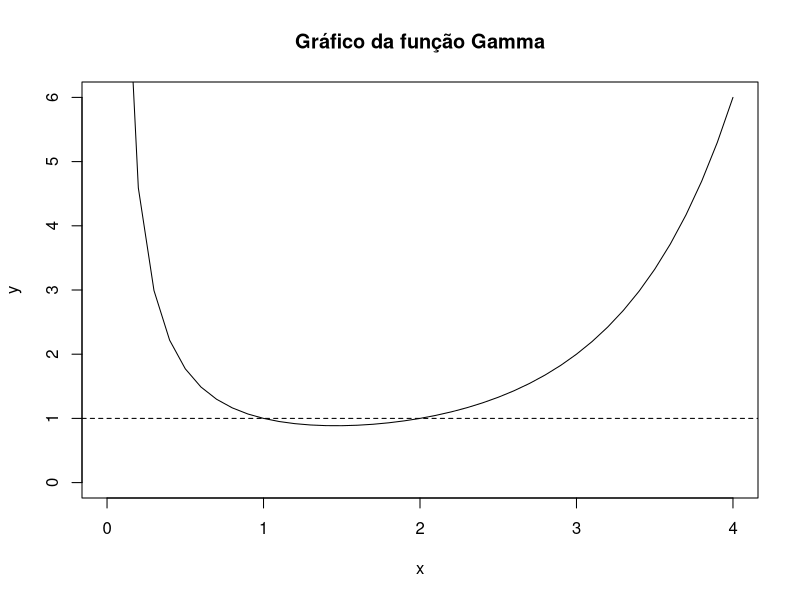
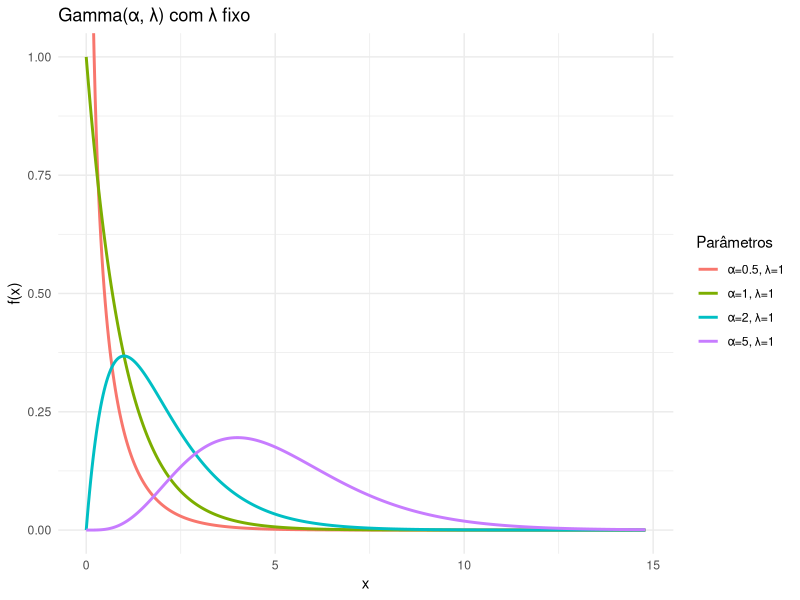
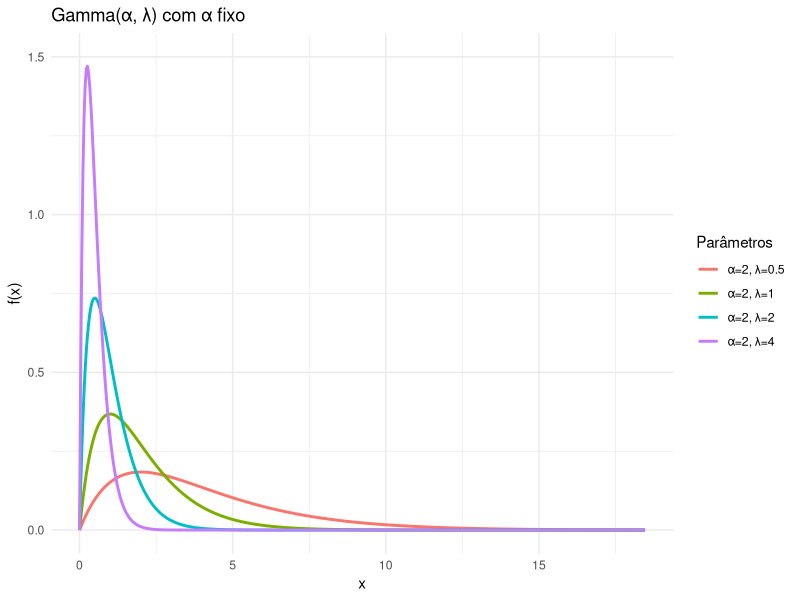
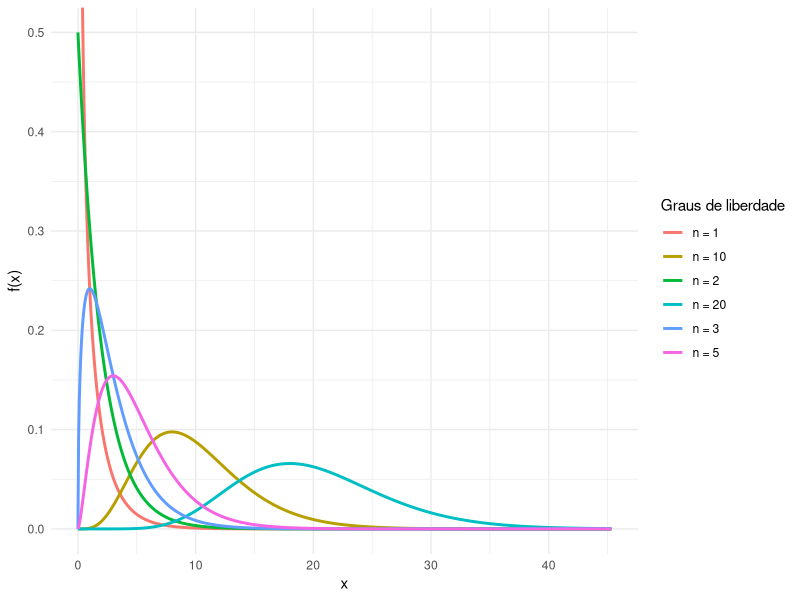
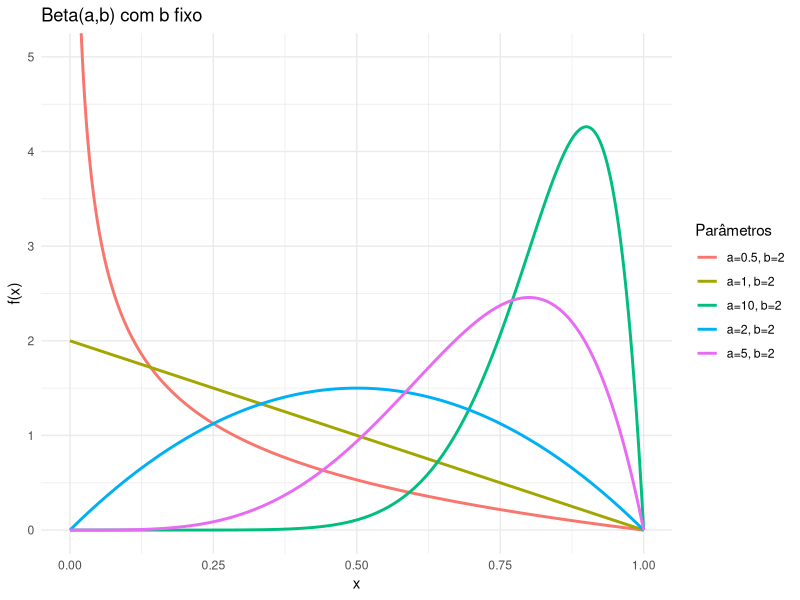
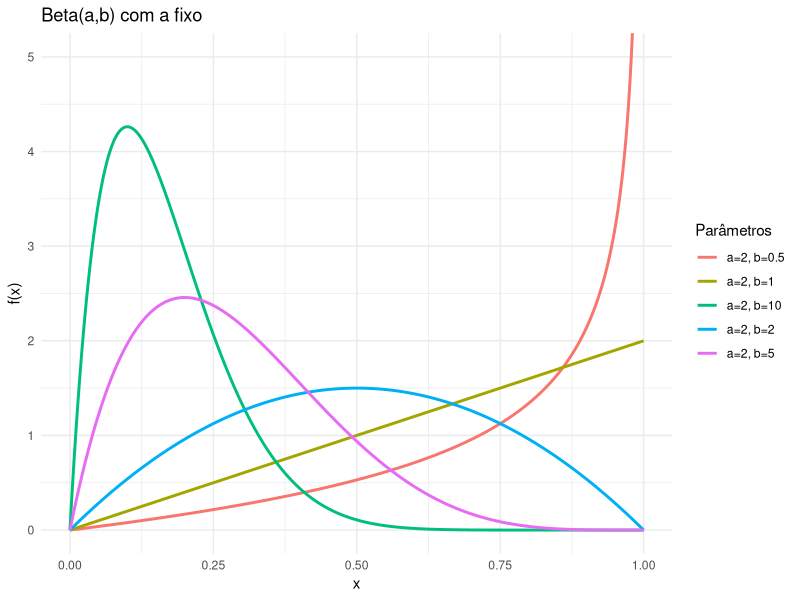
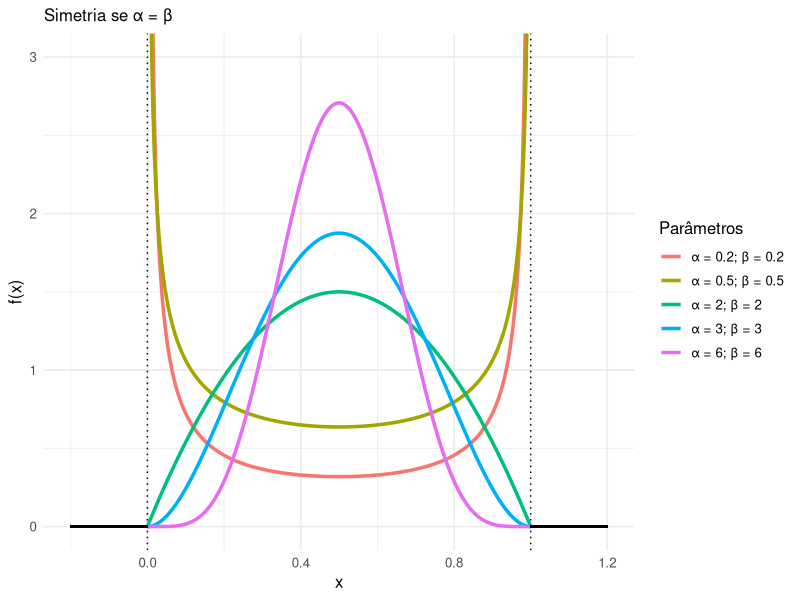
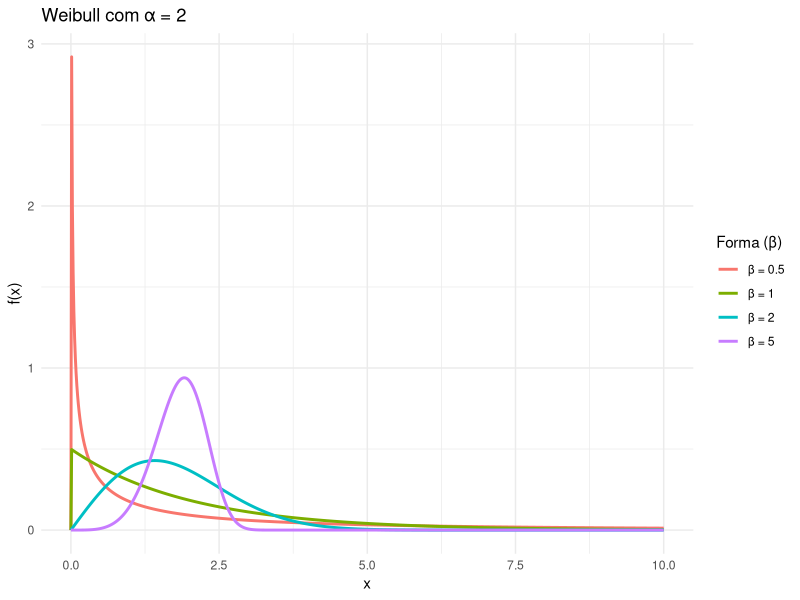

These charts were generated, in order, by the following R code:
## ---- chunk 1
x <- seq(0,4,by=0.1)
y <- gamma(x)

plot(x,y,type = "l", ylim = c(0,6), main = "Gráfico da função Gamma")
abline(h=1,lty=2)

dados=data.frame(x=x,y=y)
## ---- chunk 2
#| label: fig-gamma-formas
#| fig-cap: "Distribuição Gama — variação do shape (α) com λ fixo."
#| warning: false
#| message: false

library(ggplot2)

# 1) Varia α, mantém λ fixo
alphas <- c(0.5, 1, 2, 5)
lambda_fixed <- 1

x1 <- seq(0, qgamma(0.999, shape = max(alphas), rate = lambda_fixed), length.out = 500)
df1 <- do.call(rbind, lapply(alphas, function(a) {
  data.frame(
    x = x1,
    dens = dgamma(x1, shape = a, rate = lambda_fixed),
    curva = paste0("α=", a, ", λ=", lambda_fixed)
  )
}))

ggplot(df1, aes(x, dens, color = curva)) +
  geom_line(linewidth = 1) +
  labs(x = "x", y = "f(x)", color = "Parâmetros",
       title = "Gamma(α, λ) com λ fixo") +
  coord_cartesian(ylim = c(0, 1)) +
  theme_minimal()

## ---- chunk 3
#| label: fig-gamma-taxas
#| fig-cap: "Distribuição Gama — variação da taxa (λ) com α fixo."
#| warning: false
#| message: false

# 2) Varia λ, mantém α fixo
lambdas <- c(0.5, 1, 2, 4)
alpha_fixed <- 2

x2 <- seq(0, qgamma(0.999, shape = alpha_fixed, rate = min(lambdas)), length.out = 500)
df2 <- do.call(rbind, lapply(lambdas, function(lmb) {
  data.frame(
    x = x2,
    dens = dgamma(x2, shape = alpha_fixed, rate = lmb),
    curva = paste0("α=", alpha_fixed, ", λ=", lmb)
  )
}))

ggplot(df2, aes(x, dens, color = curva)) +
  geom_line(linewidth = 1) +
  labs(x = "x", y = "f(x)", color = "Parâmetros",
       title = "Gamma(α, λ) com α fixo") +
  coord_cartesian(ylim = c(0, 1.5)) +
  theme_minimal()


## ---- chunk 4
#| label: fig-chisq-multicurves
#| fig-cap: "Densidades qui-quadrado para vários graus de liberdade n."
#| warning: false
#| message: false

library(ggplot2)

# densidade na parametrização do enunciado
dchisq_param <- function(x, n) {
  ifelse(
    x < 0, 0,
    (1 / (2^(n/2) * gamma(n/2))) * exp(-x/2) * x^(n/2 - 1)
  )
}

ns <- c(1, 2, 3, 5, 10, 20)  # graus de liberdade a comparar
xmax <- qchisq(0.999, df = max(ns))  # limite x adequado
x <- seq(0, xmax, length.out = 800)

df_plot <- do.call(rbind, lapply(ns, function(n) {
  data.frame(
    x = x,
    dens = dchisq_param(x, n),
    curva = paste0("n = ", n)
  )
}))

ggplot(df_plot, aes(x, dens, color = curva)) +
  geom_line(linewidth = 1) +
  labs(x = "x", y = "f(x)", color = "Graus de liberdade") +
  coord_cartesian(ylim = c(0, 0.5)) +
  theme_minimal()

## ---- chunk 5
#| label: fig-beta-varia-a
#| fig-cap: "Distribuição Beta — variação de a (shape1) com b fixo."
#| warning: false
#| message: false

library(ggplot2)

# 1) Varia a (shape1), mantém b (shape2) fixo
a_vals <- c(0.5, 1, 2, 5, 10)
b_fixed <- 2

x1 <- seq(0, 1, length.out = 800)
df1 <- do.call(rbind, lapply(a_vals, function(a) {
  data.frame(
    x = x1,
    dens = dbeta(x1, shape1 = a, shape2 = b_fixed),
    curva = paste0("a=", a, ", b=", b_fixed)
  )
}))

ggplot(df1, aes(x, dens, color = curva)) +
  geom_line(linewidth = 1) +
  labs(x = "x", y = "f(x)", color = "Parâmetros",
       title = "Beta(a,b) com b fixo") +
  coord_cartesian(ylim = c(0, 5)) +
  theme_minimal()

## ---- chunk 6
#| label: fig-beta-varia-b
#| fig-cap: "Distribuição Beta — variação de b (shape2) com a fixo."
#| warning: false
#| message: false

# 2) Varia b (shape2), mantém a (shape1) fixo
b_vals <- c(0.5, 1, 2, 5, 10)
a_fixed <- 2

x2 <- seq(0, 1, length.out = 800)
df2 <- do.call(rbind, lapply(b_vals, function(b) {
  data.frame(
    x = x2,
    dens = dbeta(x2, shape1 = a_fixed, shape2 = b),
    curva = paste0("a=", a_fixed, ", b=", b)
  )
}))

ggplot(df2, aes(x, dens, color = curva)) +
  geom_line(linewidth = 1) +
  labs(x = "x", y = "f(x)", color = "Parâmetros",
       title = "Beta(a,b) com a fixo") +
  coord_cartesian(ylim = c(0, 5)) +
  theme_minimal()

## ---- chunk 7
#| label: fig-beta-simetria
#| fig-cap: "Distribuição Beta — simetria quando α = β."
#| warning: false
#| message: false

library(ggplot2)

# valores (simétricos): α = β
ab_vals <- c(0.2, 0.5, 2, 3, 6)

# grade no suporte (0,1)
x <- seq(0, 1, length.out = 1200)

# monta data frame com as curvas
df <- do.call(rbind, lapply(ab_vals, function(a){
  data.frame(
    x = x,
    dens = dbeta(x, shape1 = a, shape2 = a),
    curva = paste0("α = ", a, "; β = ", a)
  )
}))

ggplot(df, aes(x, dens, color = curva)) +
  geom_line(linewidth = 1.2) +
  # segmentos fora do suporte (densidade zero)
  geom_segment(aes(x = -0.2, xend = 0, y = 0, yend = 0),
               inherit.aes = FALSE, linewidth = 0.6) +
  geom_segment(aes(x = 1, xend = 1.2, y = 0, yend = 0),
               inherit.aes = FALSE, linewidth = 0.6) +
  # bordas do suporte
  geom_vline(xintercept = 0, linetype = 3, linewidth = 0.5) +
  geom_vline(xintercept = 1, linetype = 3, linewidth = 0.5) +
  coord_cartesian(xlim = c(-0.2, 1.2)) +
  coord_cartesian(ylim = c(0, 3)) +
  labs(x = "x", y = "f(x)", color = "Parâmetros",
       subtitle = "Simetria se α = β") +
  theme_minimal(base_size = 12) +
  theme(legend.position = "right")

## ---- chunk 8
#| label: fig-weibull-var
#| fig-cap: "Distribuição Weibull — variação de β (forma) com α fixo."
#| warning: false
#| message: false

library(ggplot2)

# densidade Weibull 2-parâmetros com nu=0
dweibull_ab <- function(x, alpha, beta){
  ifelse(
    x <= 0, 0,
    (beta/alpha)*(x/alpha)^(beta-1)*exp(-(x/alpha)^beta)
  )
}

alpha_fixed <- 2      # escala fixa
betas <- c(0.5, 1, 2, 5) # diferentes formas

x <- seq(0, 10, length.out = 800)

df <- do.call(rbind, lapply(betas, function(b){
  data.frame(
    x = x,
    dens = dweibull_ab(x, alpha = alpha_fixed, beta = b),
    curva = paste0("β = ", b)
  )
}))

ggplot(df, aes(x, dens, color = curva)) +
  geom_line(linewidth = 1) +
  labs(x = "x", y = "f(x)", color = "Forma (β)",
       title = paste0("Weibull com α = ", alpha_fixed)) +
  theme_minimal()


## ---- chunk 9
#| label: fig-weibull-var-alpha
#| fig-cap: "Distribuição Weibull — variação de α (escala) com β fixo."
#| warning: false
#| message: false

library(ggplot2)

# densidade Weibull 2-parâmetros com nu=0
dweibull_ab <- function(x, alpha, beta){
  ifelse(
    x <= 0, 0,
    (beta/alpha)*(x/alpha)^(beta-1)*exp(-(x/alpha)^beta)
  )
}

beta_fixed <- 2           # forma fixa
alphas <- c(0.5, 1, 2, 4) # diferentes escalas

x <- seq(0, 12, length.out = 800)

df2 <- do.call(rbind, lapply(alphas, function(a){
  data.frame(
    x = x,
    dens = dweibull_ab(x, alpha = a, beta = beta_fixed),
    curva = paste0("α = ", a)
  )
}))

ggplot(df2, aes(x, dens, color = curva)) +
  geom_line(linewidth = 1) +
  labs(x = "x", y = "f(x)", color = "Escala (α)",
       title = paste0("Weibull com β = ", beta_fixed)) +
  theme_minimal()

## ---- chunk 10
#| label: fig-lognormal-mu
#| fig-cap: "Distribuição Lognormal — variação de μ (com σ fixo)"
#| warning: false
#| message: false

library(ggplot2)

mus <- c(-1, 0, 1, 2)
sigma_fixed <- 0.5

x <- seq(0.001, 10, length.out = 800)

df1 <- do.call(rbind, lapply(mus, function(mu){
  data.frame(
    x = x,
    dens = dlnorm(x, meanlog = mu, sdlog = sigma_fixed),
    curva = paste0("μ = ", mu)
  )
}))

ggplot(df1, aes(x, dens, color = curva)) +
  geom_line(linewidth = 1) +
  labs(x = "x", y = "f(x)", color = "Parâmetros",
       title = paste0("Lognormal (σ = ", sigma_fixed, ")")) +
  theme_minimal()
## ---- chunk 11
#| label: fig-lognormal-sigma
#| fig-cap: "Distribuição Lognormal — variação de σ (com μ fixo)"
#| warning: false
#| message: false

mus_fixed <- 0
sigmas <- c(0.25, 0.5, 1, 1.5)

x <- seq(0.001, 10, length.out = 800)

df2 <- do.call(rbind, lapply(sigmas, function(s){
  data.frame(
    x = x,
    dens = dlnorm(x, meanlog = mus_fixed, sdlog = s),
    curva = paste0("σ = ", s)
  )
}))

ggplot(df2, aes(x, dens, color = curva)) +
  geom_line(linewidth = 1) +
  labs(x = "x", y = "f(x)", color = "Parâmetros",
       title = paste0("Lognormal (μ = ", mus_fixed, ")")) +
  theme_minimal()

## ---- chunk 12
#| label: fig-lnorm-cdf-mu
#| fig-cap: "Distribuição Lognormal — FDC variando μ (σ fixo)"
#| warning: false
#| message: false

library(ggplot2)

mus <- c(-1, 0, 1, 2)
sigma_fixed <- 0.5

x <- seq(0.001, 10, length.out = 800)

df1 <- do.call(rbind, lapply(mus, function(mu){
  data.frame(
    x = x,
    cdf = plnorm(x, meanlog = mu, sdlog = sigma_fixed),
    curva = paste0("μ = ", mu)
  )
}))

ggplot(df1, aes(x, cdf, color = curva)) +
  geom_line(linewidth = 1) +
  labs(x = "x", y = "F(x)", color = "Parâmetros",
       title = paste0("Lognormal CDF — σ = ", sigma_fixed)) +
  theme_minimal()

## ---- chunk 13
#| label: fig-lnorm-cdf-sigma
#| fig-cap: "Distribuição Lognormal — FDC variando σ (μ fixo)"
#| warning: false
#| message: false

mu_fixed <- 0
sigmas <- c(0.25, 0.5, 1, 1.5)

x <- seq(0.001, 10, length.out = 800)

df2 <- do.call(rbind, lapply(sigmas, function(s){
  data.frame(
    x = x,
    cdf = plnorm(x, meanlog = mu_fixed, sdlog = s),
    curva = paste0("σ = ", s)
  )
}))

ggplot(df2, aes(x, cdf, color = curva)) +
  geom_line(linewidth = 1) +
  labs(x = "x", y = "F(x)", color = "Parâmetros",
       title = paste0("Lognormal CDF — μ = ", mu_fixed)) +
  theme_minimal()

